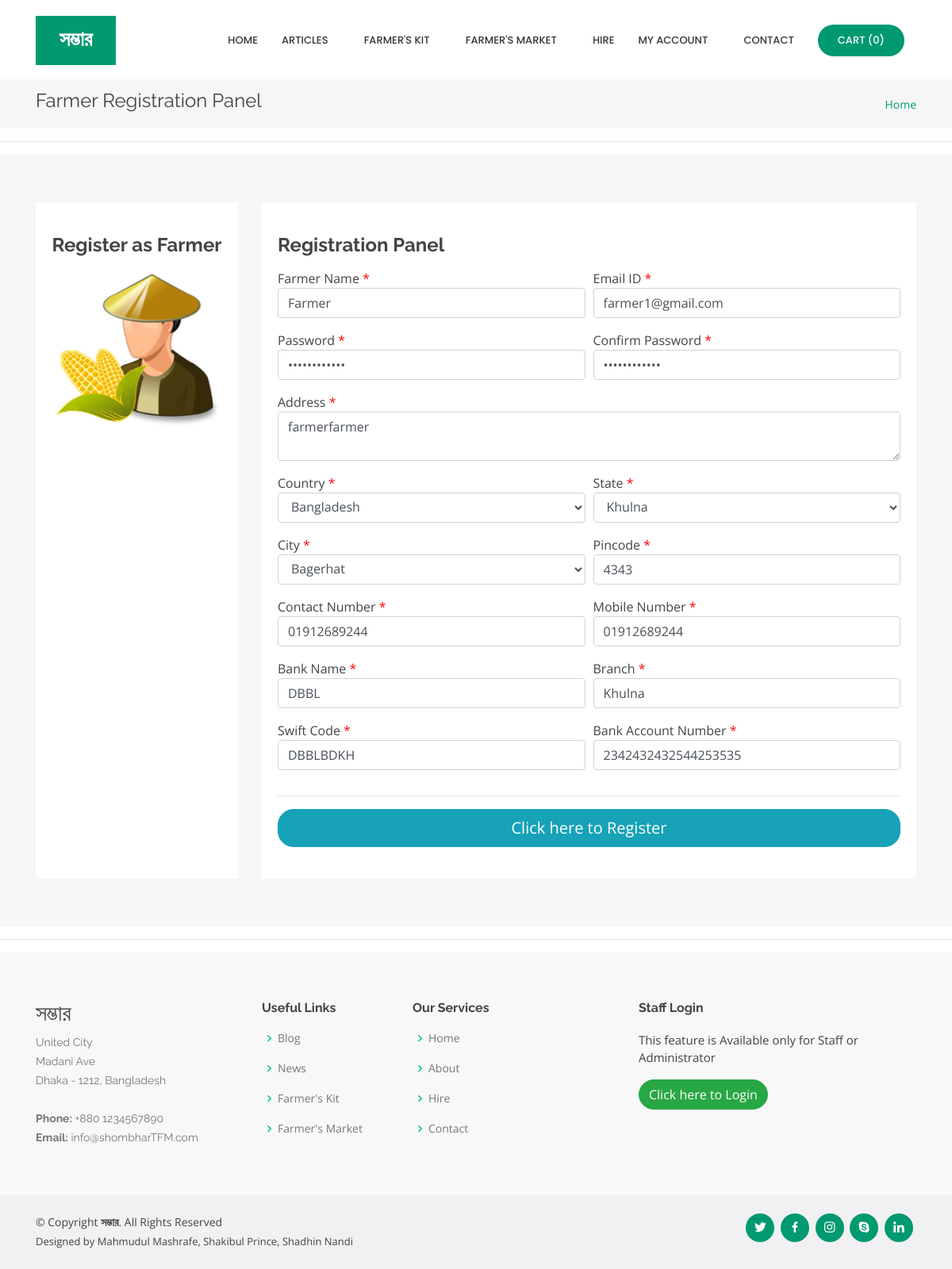
The page /seller.php?editid=9 on the database its author committed.
### tables this page shows
CREATE TABLE `seller` (
  `seller_id` int(10) NOT NULL,
  `seller_name` varchar(25) NOT NULL,
  `seller_address` text NOT NULL,
  `state_id` int(10) NOT NULL,
  `country_id` int(10) NOT NULL,
  `city_id` int(10) NOT NULL,
  `pincode` varchar(10) NOT NULL,
  `contact_number` varchar(15) NOT NULL,
  `mobile_no` varchar(11) NOT NULL,
  `email_id` varchar(50) NOT NULL,
  `password` varchar(25) NOT NULL,
  `bank_name` varchar(50) NOT NULL,
  `bank_branch` varchar(50) NOT NULL,
  `bank_IFSC` varchar(25) NOT NULL,
  `bank_acno` varchar(25) NOT NULL,
  `status` varchar(10) NOT NULL
);

### seller.php (the view, shortened to what this page needs)
<?php
include("header.php");
if(isset($_GET['editid']))
{
	$sql = "SELECT * FROM seller WHERE seller_id='$_GET[editid]'";
	$qsql = mysqli_query($con,$sql);
	$rsedit = mysqli_fetch_array($qsql);
}
?>
  <main id="main">
    <section id="breadcrumbs" class="breadcrumbs">
      <div class="container">
        <div class="d-flex justify-content-between align-items-center">
          <h2>Farmer Registration Panel</h2>
          <ol>
            <li><a href="index.php">Home</a></li>
          </ol>
        </div>
      </div>
    </section>
<hr>
    <section id="services" class="services section-bg">
      <div class="container">
        <div class="row">
          <div class="col-lg-12">
            <div class="row">
              <div class="col-md-3 d-flex align-items-stretch mt-4 mt-lg-0">
                <div class="icon-box" data-aos="zoom-in" data-aos-delay="200" style="width: 100%;">
                  <h4>Register as Farmer</h4>
                  <img src="images/farmer%20icon.jpg" style="width: 100%;">
                </div>
              </div>
              <div class="col-md-9 d-flex align-items-stretch">
                <div class="icon-box" data-aos="zoom-in" data-aos-delay="100" style="width: 100%;text-align: left;">
<form method="post" action="" name="frmsellreg" onSubmit="return validatesellreg()">
                  <h4>Registration Panel</h4>
<div class="form-row">
	<div class="col-md-6 form-group">
	Farmer Name  <font color="#FF0000">*</font>
	  <input type="text" name="sellername" id="sellername" value="<?php echo $rsedit['seller_name']; ?>" autofocus class="form-control" >
	</div>
	<div class="col-md-6 form-group">
	Email ID <font color="#FF0000">*</font>
	  <input type="email" name="emailid" id="emailid" value="<?php echo $rsedit['email_id']; ?>" class="form-control" >
	</div>
	<div class="col-md-6 form-group">
	Password <font color="#FF0000">*</font>
	  <input type="password" name="password" id="password" value="<?php echo $rsedit['password']; ?>" class="form-control" >
	</div>
	<div class="col-md-6 form-group">
	Confirm Password <font color="#FF0000">*</font>
	  <input type="password" name="cpassword" id="cpassword" value="<?php echo $rsedit['password']; ?>" class="form-control" >
	</div>
	<div class="col-md-12 form-group">
	 Address <font color="#FF0000">*</font>
	  <textarea name="selleraddress" id="selleraddress" class="form-control"><?php echo $rsedit['seller_address']; ?></textarea>
	</div>
	<div class="col-md-6 form-group">
	Country <font color="#FF0000"> *</font>
	  <select name="country" id="country" onChange="loadstate(this.value)" class="form-control">
		  <?php
		  $sql1 = "SELECT * FROM country where status='Active'";
			$qsql1 =mysqli_query($con,$sql1);
		  while($rssql1 = mysqli_fetch_array($qsql1))
		  {
			  if($rssql1['country_id'] == $rsedit['country_id'] )
			  {
			  echo "<option value='$rssql1[country_id]' selected>$rssql1[country]</option>";
			  }
			  else
			  {
			  echo "<option value='$rssql1[country_id]'>$rssql1[country]</option>";
			  }
		  }
		  ?>
		</select>
	</div>
	<div class="col-md-6 form-group">
	State <font color="#FF0000"> *</font>
	  <span id='loadstate'><?php include("ajaxstate.php"); ?></span>
	</div>
	<div class="col-md-6 form-group">
	City <font color="#FF0000"> *</font>
	  <span id='loadcity'><?php include("ajaxcity.php"); ?></span>
	</div>
	<div class="col-md-6 form-group">
	Pincode <font color="#FF0000"> *</font>
	  <input type="number" name="pincode" id="pincode" value="<?php echo $rsedit['pincode']; ?>" class="form-control">
	</div>
	<div class="col-md-6 form-group">
	Contact Number <font color="#FF0000"> *</font>
	  <input type="number" name="contactnumber" id="contactnumber" value="<?php echo $rsedit['contact_number']; ?>" class="form-control">
	</div>
	<div class="col-md-6 form-group">
	Mobile Number <font color="#FF0000"> *</font>
	  <input type="number" name="mbnumber" id="mbnumber" value="<?php echo $rsedit['mobile_no']; ?>" class="form-control">
	</div>
	<div class="col-md-6 form-group">
	Bank Name  <font color="#FF0000">*</font>
	  <input type="text" name="bankname" id="bankname" value="<?php echo $rsedit['bank_name']; ?>" autofocus class="form-control" >
	</div>
	<div class="col-md-6 form-group">
	Branch  <font color="#FF0000">*</font>
	  <input type="text" name="branch" id="branch" value="<?php echo $rsedit['bank_branch']; ?>" autofocus class="form-control" >
	</div>
	<div class="col-md-6 form-group">
	Swift Code  <font color="#FF0000">*</font>
	  <input type="text" name="ifsccode" id="ifsccode" value="<?php echo $rsedit['bank_IFSC']; ?>" autofocus class="form-control" >
	</div>
	<div class="col-md-6 form-group">
	Bank Account Number  <font color="#FF0000">*</font>
	  <input type="text" name="bankacnumber" id="bankacnumber" value="<?php echo $rsedit['bank_acno']; ?>" autofocus class="form-control" >
	</div>
</div>
<hr>
<button type="submit" name="submit" id="submit" class="btn btn-info btn-lg btn-block" >Click here to Register</button>
</form>
                </div>
              </div>
            </div>
          </div>
        </div>
      </div>
    </section>
<hr>
  </main>
<?php
include("footer.php");
?>

### assets/css/style.css (style rules this page uses)
body { font-family: "Open Sans", sans-serif; color: #444444; }
a { color: #009970; }
h1, h2, h3, h4, h5, h6 { font-family: "Raleway", sans-serif; }
section { padding: 60px 0; overflow: hidden; }
.section-bg { background-color: #f6f6f7; }
.services .icon-box { text-align: center; padding: 40px 20px; transition: all ease-in-out 0.3s; background: #fff; }
.services .icon-box h4 { font-weight: 700; margin-bottom: 15px; font-size: 24px; }
.breadcrumbs { padding: 15px 0; background: #f6f6f7; margin-top: 100px; }
.breadcrumbs h2 { font-size: 24px; line-height: 1; font-weight: 400; }
.breadcrumbs ol { display: flex; flex-wrap: wrap; list-style: none; padding: 0; margin: 0; font-size: 14px; }
img { transition: transform 0.3s ease, box-shadow 0.3s ease; border-radius: 10px; }
button, .btn { border-radius: 20px; transition: all 0.3s ease-in-out; }

### rows shown on the page
seller: sellername "Farmer", emailid "farmer1@gmail.com", selleraddress "farmerfarmer", pincode "4343", contactnumber "01912689244", mbnumber "01912689244", bankname "DBBL", branch "Khulna", ifsccode "DBBLBDKH", bankacnumber "2342432432544253535"

### other values the page prints
$config['PROJECT_TITLE'] "সম্ভার"
mysqli_num_rows($qsqlproduct_purchase_record) "0"
$address "United City"
$address "Madani Ave"
$address "Dhaka - 1212, Bangladesh"
$config['PHONE'][0] "+880 1234567890"
$config['EMAIL'][0] "info@shombharTFM.com"
substr($developersanddesigners, 0, -2) "Mahmudul Mashrafe, Shakibul Prince, Shadhin Nandi"
form field country "Bangladesh"
form field state "Khulna"
form field city "Bagerhat"
